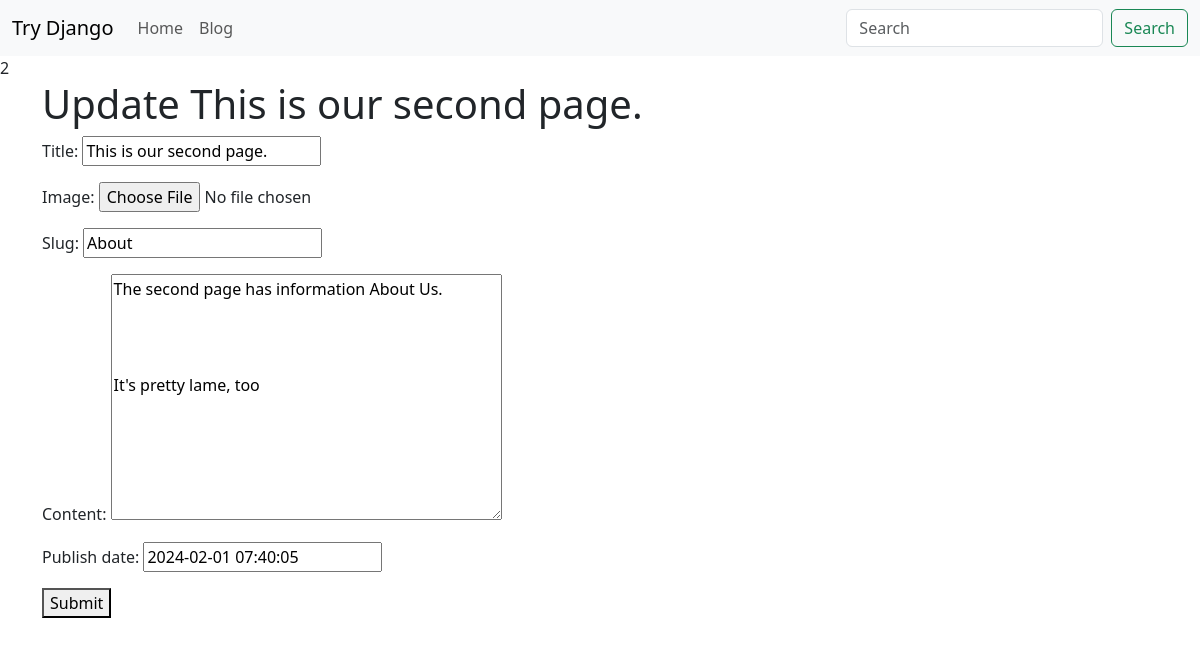
The app's page /blog/About/edit/ (signed in) with its own data.
### blog/models.py (models this page shows, shortened)
class BlogPost(models.Model):
    user = models.ForeignKey(User, default=1, null=True, on_delete=models.SET_NULL)
    image = models.ImageField(upload_to='image/', null=True, blank=True)
    title = models.CharField(max_length=120)
    slug = models.SlugField(unique=True)
    content = models.TextField(null=True, blank=True)
    publish_date = models.DateTimeField(auto_now=False, auto_now_add=False, null=True, blank=True)
    timestamp = models.DateTimeField(auto_now_add=True)
    updated = models.DateTimeField(auto_now=True)
    objects = BlogPostManager()
    class Meta:
        ordering = ['-publish_date', '-updated', '-timestamp']

### blog/views.py (the view)
# urls.py: path('<str:slug>/edit/',   blog_post_update),
@staff_member_required
def blog_post_update(request, slug):
    template_name   = "form.html"
    obj             = get_object_or_404(BlogPost, slug=slug)
    form            = BlogPostModelForm(
        request.POST or None,
        request.FILES or None,
        instance=obj
    )
    if form.is_valid():
        form.save()
    context = {
        "form"      : form,
        "title"     : f"Update {obj.title}",
    }
    return render(request, template_name, context)

### blog/forms.py (shortened to what this page needs)
class BlogPostModelForm(forms.ModelForm):
    class Meta:
        model = BlogPost
        fields = ('title', 'image', 'slug', 'content', 'publish_date')

### blog/models.py (called while the page is built)
    def get_queryset(self):
        return BlogPostQuerySet(self.model, using=self._db)

### templates/form.html
{% extends "base.html" %}
{% block content %}
{%  if title %}
    <h1>{{ title }}</h1>
{% endif %}
<form method="post" action="." enctype="multipart/form-data"> {% csrf_token %}
    {{ form.as_p }}
    <button type="submit">Submit</button>
</form>
{% endblock %}

### records on screen
BlogPost: title "This is our second page.", slug "About", content "The second page has information About Us. It's pretty lame, too", publish_date "2024-02-01 07:40:05"

### other values on screen
{{ title }} "Update This is our second page."
